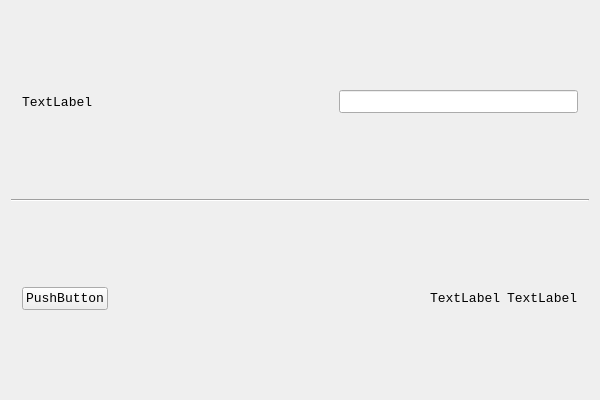
<?xml version="1.0" encoding="UTF-8"?>
<ui version="4.0">
 <class>SummationClass</class>
 <widget class="QWidget" name="SummationClass">
  <property name="geometry">
   <rect>
    <x>0</x>
    <y>0</y>
    <width>600</width>
    <height>400</height>
   </rect>
  </property>
  <property name="font">
   <font>
    <family>Consolas</family>
    <pointsize>10</pointsize>
   </font>
  </property>
  <property name="windowTitle">
   <string>Summation</string>
  </property>
  <property name="windowIcon">
   <iconset resource="Summation.qrc">
    <normaloff>:/Summation.ico</normaloff>:/Summation.ico</iconset>
  </property>
  <layout class="QVBoxLayout" name="verticalLayout">
   <item>
    <widget class="QWidget" name="widget" native="true">
     <layout class="QHBoxLayout" name="horizontalLayout">
      <item>
       <widget class="QLabel" name="labelRequest">
        <property name="text">
         <string>TextLabel</string>
        </property>
       </widget>
      </item>
      <item>
       <spacer name="horizontalSpacer">
        <property name="orientation">
         <enum>Qt::Horizontal</enum>
        </property>
        <property name="sizeHint" stdset="0">
         <size>
          <width>40</width>
          <height>20</height>
         </size>
        </property>
       </spacer>
      </item>
      <item>
       <widget class="QLineEdit" name="lineEdit"/>
      </item>
     </layout>
    </widget>
   </item>
   <item>
    <widget class="Line" name="line">
     <property name="orientation">
      <enum>Qt::Horizontal</enum>
     </property>
    </widget>
   </item>
   <item>
    <widget class="QWidget" name="widget_2" native="true">
     <layout class="QHBoxLayout" name="horizontalLayout_2">
      <item>
       <widget class="QPushButton" name="buttonCalc">
        <property name="text">
         <string>PushButton</string>
        </property>
       </widget>
      </item>
      <item>
       <spacer name="horizontalSpacer_2">
        <property name="orientation">
         <enum>Qt::Horizontal</enum>
        </property>
        <property name="sizeHint" stdset="0">
         <size>
          <width>40</width>
          <height>20</height>
         </size>
        </property>
       </spacer>
      </item>
      <item>
       <widget class="QLabel" name="labelAnswer">
        <property name="text">
         <string>TextLabel</string>
        </property>
       </widget>
      </item>
      <item>
       <widget class="QLabel" name="labelOutput">
        <property name="text">
         <string>TextLabel</string>
        </property>
       </widget>
      </item>
     </layout>
    </widget>
   </item>
  </layout>
 </widget>
 <layoutdefault spacing="6" margin="11"/>
 <resources>
  <include location="Summation.qrc"/>
 </resources>
 <connections/>
</ui>
